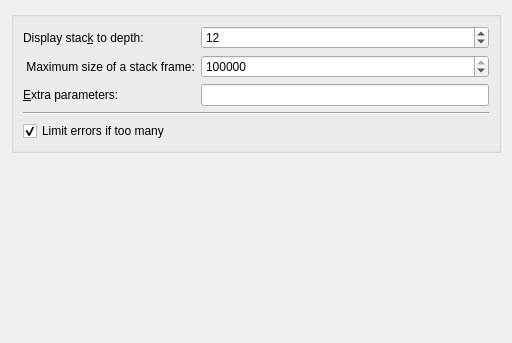
<?xml version="1.0" encoding="UTF-8"?>
<ui version="4.0">
 <class>Valgrind::CommonConfigPage</class>
 <widget class="QWidget" name="Valgrind::CommonConfigPage">
  <property name="geometry">
   <rect>
    <x>0</x>
    <y>0</y>
    <width>512</width>
    <height>343</height>
   </rect>
  </property>
  <layout class="QVBoxLayout" name="verticalLayout_2">
   <item>
    <widget class="QGroupBox" name="groupBox">
     <property name="title">
      <string/>
     </property>
     <layout class="QVBoxLayout" name="verticalLayout">
      <item>
       <layout class="QFormLayout" name="formLayout">
        <item row="0" column="0">
         <widget class="QLabel" name="numCallersLabel">
          <property name="text">
           <string>Display stac&amp;k to depth:</string>
          </property>
          <property name="buddy">
           <cstring>kcfg_numCallers</cstring>
          </property>
         </widget>
        </item>
        <item row="0" column="1">
         <widget class="QSpinBox" name="kcfg_numCallers">
          <property name="toolTip">
           <string>&lt;html&gt;&lt;head/&gt;&lt;body&gt;&lt;p&gt;Specifies the maximum number of entries shown in stack traces that identify program locations. Note that errors are commoned up using only the top four function locations (the place in the current function, and that of its three immediate callers). So this doesn't affect the total number of errors reported.&lt;/p&gt;&lt;p&gt;The maximum value for this is 500. Note that higher settings will make Valgrind run a bit more slowly and take a bit more memory, but can be useful when working with programs with deeply-nested call chains.&lt;/p&gt;&lt;/body&gt;&lt;/html&gt;</string>
          </property>
          <property name="maximum">
           <number>500</number>
          </property>
          <property name="value">
           <number>12</number>
          </property>
         </widget>
        </item>
        <item row="1" column="0">
         <widget class="QLabel" name="maxStackframeLabel">
          <property name="text">
           <string> Maximum size of a stack frame:</string>
          </property>
          <property name="buddy">
           <cstring>kcfg_maxStackframe</cstring>
          </property>
         </widget>
        </item>
        <item row="1" column="1">
         <widget class="QSpinBox" name="kcfg_maxStackframe">
          <property name="toolTip">
           <string>&lt;html&gt;&lt;head/&gt;&lt;body&gt;&lt;p&gt;The maximum size of a stack frame. If the stack pointer moves by more than this amount then Valgrind will assume that the program is switching to a different stack.&lt;/p&gt;&lt;p&gt;You may need to use this option if your program has large stack-allocated arrays. Valgrind keeps track of your program's stack pointer. If it changes by more than the threshold amount, Valgrind assumes your program is switching to a different stack, and Memcheck behaves differently than it would for a stack pointer change smaller than the threshold. Usually this heuristic works well. However, if your program allocates large structures on the stack, this heuristic will be fooled, and Memcheck will subsequently report large numbers of invalid stack accesses. This option allows you to change the threshold to a different value.&lt;/p&gt;&lt;p&gt;You should only consider use of this option if Valgrind's debug output directs you to do so. In that case it will tell you the new threshold you should specify.&lt;/p&gt;&lt;p&gt;In general, allocating large structures on the stack is a bad idea, because you can easily run out of stack space, especially on systems with limited memory or which expect to support large numbers of threads each with a small stack, and also because the error checking performed by Memcheck is more effective for heap-allocated data than for stack-allocated data. If you have to use this option, you may wish to consider rewriting your code to allocate on the heap rather than on the stack.&lt;/p&gt;&lt;/body&gt;&lt;/html&gt;</string>
          </property>
          <property name="maximum">
           <number>200000000</number>
          </property>
          <property name="value">
           <number>2000000</number>
          </property>
         </widget>
        </item>
        <item row="2" column="0">
         <widget class="QLabel" name="extraArgsLabel">
          <property name="text">
           <string>&amp;Extra parameters:</string>
          </property>
          <property name="buddy">
           <cstring>kcfg_extraArgs</cstring>
          </property>
         </widget>
        </item>
        <item row="2" column="1">
         <widget class="QLineEdit" name="kcfg_extraArgs">
          <property name="clearButtonEnabled">
           <bool>true</bool>
          </property>
         </widget>
        </item>
       </layout>
      </item>
      <item>
       <widget class="Line" name="line">
        <property name="orientation">
         <enum>Qt::Horizontal</enum>
        </property>
       </widget>
      </item>
      <item>
       <widget class="QCheckBox" name="kcfg_errorLimit">
        <property name="toolTip">
         <string>&lt;html&gt;&lt;head/&gt;&lt;body&gt;&lt;p&gt;When enabled, Valgrind stops reporting errors after 10,000,000 in total, or 1,000 different ones, have been seen. This is to stop the error tracking machinery from becoming a huge performance overhead in programs with many errors.&lt;/p&gt;&lt;/body&gt;&lt;/html&gt;</string>
        </property>
        <property name="text">
         <string>Limit errors if too many</string>
        </property>
        <property name="checked">
         <bool>true</bool>
        </property>
       </widget>
      </item>
     </layout>
    </widget>
   </item>
   <item>
    <spacer name="verticalSpacer">
     <property name="orientation">
      <enum>Qt::Vertical</enum>
     </property>
     <property name="sizeHint" stdset="0">
      <size>
       <width>20</width>
       <height>40</height>
      </size>
     </property>
    </spacer>
   </item>
  </layout>
 </widget>
 <tabstops>
  <tabstop>kcfg_numCallers</tabstop>
  <tabstop>kcfg_maxStackframe</tabstop>
  <tabstop>kcfg_extraArgs</tabstop>
  <tabstop>kcfg_errorLimit</tabstop>
 </tabstops>
 <resources/>
 <connections/>
</ui>
